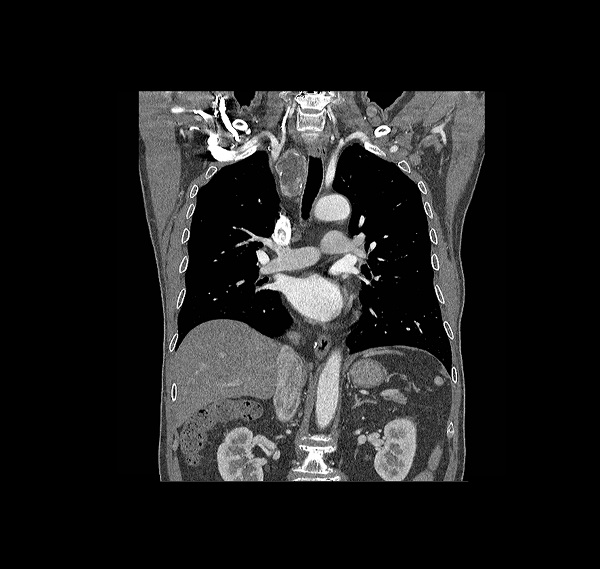
#> input picture images/lungs.jpg, 600 x 569 px, found by its file name
$ python imageprocessingpart2.py
#> lines starting #> are read from the running program, lines starting #| are printed output that depends on the picture
#image processing part 2
#Daniel Bowdrey-Roberts

#import required libaries and functions
import numpy as np
import matplotlib.pyplot as plt
import imageio
from scipy.ndimage import interpolation, rotate
import os

currentDir = os.getcwd()

lungs_image1 = imageio.imread(currentDir+"/images/lungs.jpg",as_gray=True)
#> lungs_image1 is the input picture: shape (569, 600) float32; min 0, max 255, mean 31.2
lungs_image2 = imageio.imread(currentDir+"/images/lungs2.jpg", as_gray=True)
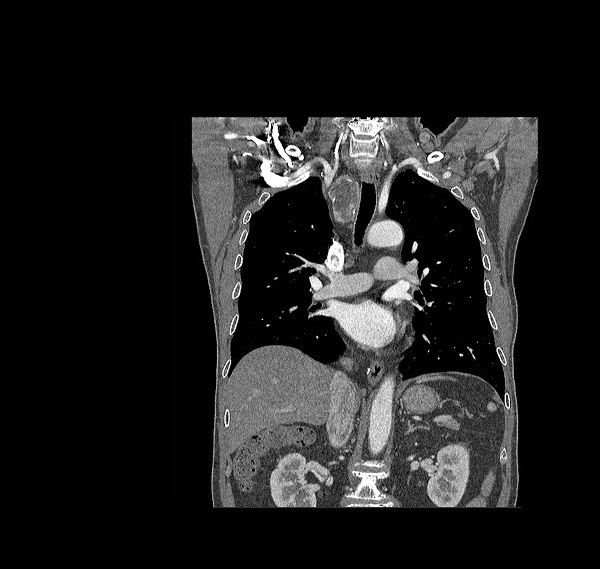
#> input picture images/lungs2.jpg, 600 x 569 px, found by its file name
#> lungs_image2 is the input picture: shape (569, 600) float32; min 0, max 255, mean 31.2
lungs_image3 = imageio.imread(currentDir+"/images/lungs3.jpg", as_gray=True)
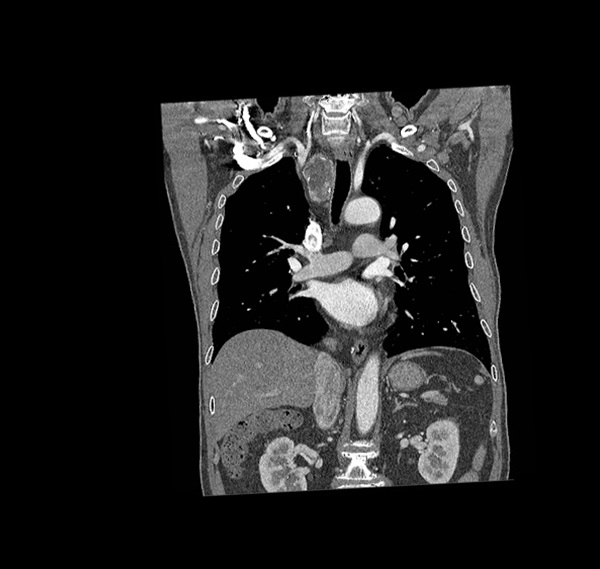
#> input picture images/lungs3.jpg, 600 x 569 px, found by its file name
#> lungs_image3 is the input picture: shape (569, 600) float32; min 0, max 255, mean 31.8


#show each image on seperate plots
plt.imshow(lungs_image1)
plt.show()
plt.imshow(lungs_image2)
plt.show()
plt.imshow(lungs_image3)
plt.show()

#show both images on the same plot using transparency
plt.imshow(lungs_image1)
plt.imshow(lungs_image3, alpha=0.3)
plt.show()
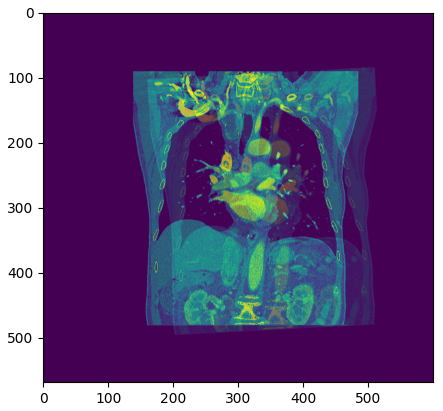
#> figure drawn by matplotlib, 1 panel

fig = plt.figure()
ax = fig.add_subplot(111)
floating = ax.imshow(lungs_image3, cmap='RdPu')
ax.imshow(lungs_image1,alpha=0.5, cmap='YlGn')

# a function to shift the image given x and y coordinates
def shiftImages(list_xy_shifts, rotation_angle):
#> called with rotation_angle = -5
    global floating
    shifted_image = interpolation.shift(rotate(lungs_image3,rotation_angle), list_xy_shifts, mode='nearest')
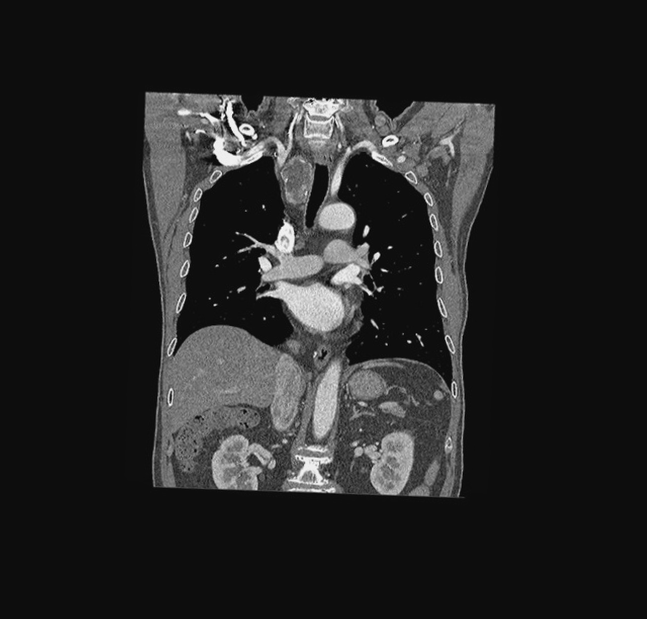
#> shifted_image: shape (619, 647) float32; min -15.27, max 272.1, mean 27.1; drawn with min black and max white
    floating.set_data(shifted_image)
    fig.canvas.draw()

shiftImages([-25,-55], -5)
plt.show()
